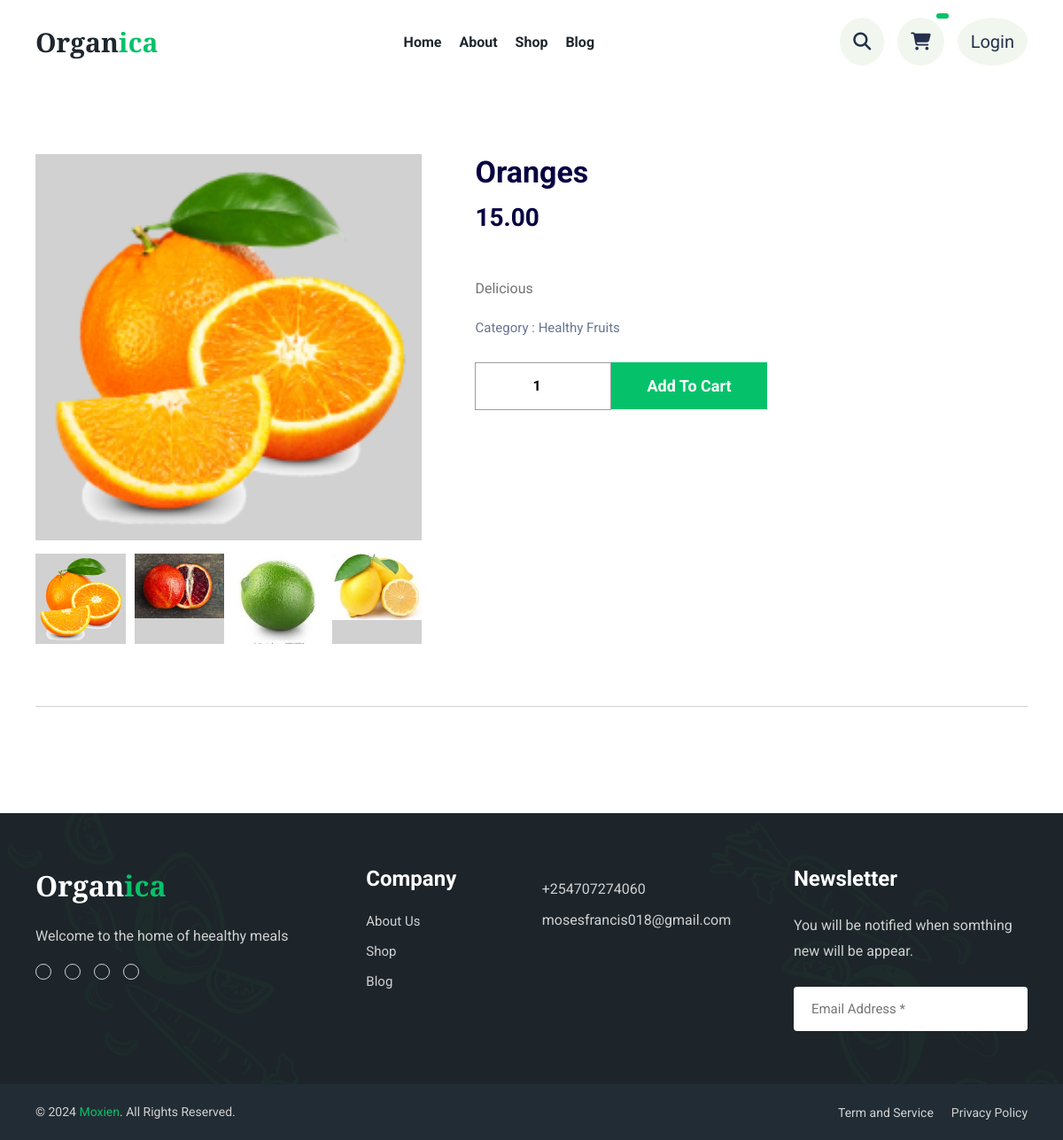
Page /product/10/ on the committed database.
### store/models.py (models this page shows, shortened)
class Product(models.Model):
    name = models.CharField(max_length=100)
    price = MoneyField(max_digits=10, decimal_places=2, default_currency = 'KES', default=0)
    stock = models.IntegerField(default=0)
    image = models.ImageField(upload_to='Product/',default='default.gif')
    description = models.TextField()
    category = models.ForeignKey(Category,on_delete=models.CASCADE)
    on_sale = models.BooleanField(default=False)
    sale_price = MoneyField(max_digits=10, decimal_places=2, default_currency = 'KES', default=0)

class ProductImage(models.Model):
    product = models.ForeignKey(Product, on_delete=models.CASCADE,related_name='images')
    images = models.ImageField(upload_to= 'Product_Detail/images/')
    alt_text = models.CharField(max_length=255, blank=True,null=True)

class Category(models.Model):
    category_name = models.CharField(max_length=100)
    def __str__(self):
        return self.category_name

### store/views.py (the view)
# urls.py: path('product/<int:pk>/',ProductDetail.as_view(),name='product'),
class ProductDetail(DetailView):
    model = Product
    template_name = 'app1/product-details.html'
    context_object_name = 'product'
    def get_context_data(self,**kwargs):
        context = super().get_context_data(**kwargs)
        context['images'] = self.object.images.all()
        return context

### cart/context_processors.py (called while the page is built)
def cart_processor(request):
    cart = request.session.get('cart', {})
    total_items = sum(cart.values())  # Calculate the total number of items in the cart
    return {
        'cart': cart,
        'total_items': total_items,
    }

### templates/app1/product-details.html (shortened to what this page needs)
{% extends 'app1/base.html' %}
{% load static %}
{% block extrastyle %}
<link rel="stylesheet" href="{% static 'assets/css/product-details.css' %}">
{% endblock extrastyle %}
{% block content %}
  <main>
    <article>
      <section class="section product-details">
        <div class="container">
          <div class="wrapper">
            <div class="product-details-img">
              <figure class="product-display">
                <img src="{{ product.image.url }}" width="700" height="700" loading="lazy"
                  alt="{{ product.name }}" class="w-100" data-product-display>
              </figure>
              <ul class="product-thumbnail-list has-scrollbar">
                <li class="product-thumbnail-item">
                  <img src="{{ product.image.url }}" width="700" height="700" loading="lazy"
                    alt="{{ product.name }}" class="w-100" data-product-thumbnail>
                </li>
                {% for image in images %}
                <li class="product-thumbnail-item">
                  <img src="{{ image.images.url }}" width="700" height="700" loading="lazy"
                    alt="{{ image.alt_text }}" class="w-100" data-product-thumbnail>
                </li>
                {% endfor %}
              </ul>
            </div>
            <div class="product-details-content">
              <h3 class="product-title">{{ product.name }}</h3>
              <data class="product-price">
                {% if product.on_sale %}
                  {{ product.sale_price }}
                {% else %}
                  {{ product.price }}
                {% endif %}
              </data>
              <p class="product-text">
                {{ product.description }}
              </p>
              <div class="product-weight-wrapper">
                <p class="product-weight-title">Category : {{product.category}}</p>
              </div>
              <div class="product-qty">
                <input type="number" name="quantity" value="1" min="1" max="{{ product.stock }}" class="product-qty-input" id="quantity-input">
                <button class="btn btn-primary product-qty-btn" value="{{ product.id }}" id="add-cart" data-url="{% url 'cart:cart-add' product.id %}">Add To Cart</button>
              </div>
            </div>
          </div>
        </div>
      </section>
    </article>
  </main>
{% endblock content %}

### static/assets/css/main.css (style rules this page uses)
:root { --charleston-green: hsl(206, 20%, 14%); --battleship-gray: hsl(0, 0%, 53%); --shamrock-green: hsl(152, 95%, 31%); --russian-violet: hsl(245, 97%, 13%); --yellow-orange: hsl(36, 100%, 50%); --green-pigment: hsl(152, 95%, 33%); --roman-silver: hsl(223, 6%, 55%); --sonic-silver: hsl(0, 0%, 45%); --eerie-black: hsl(210, 11%, 15%); --space-cadet: hsl(222, 36%, 22%); --light-gray: hsl(0, 0%, 82%); --mint-cream: hsl(96, 36%, 95%); --gunmetal-1: hsl(207, 21%, 17%); --gunmetal-2: hsl(206, 21%, 15%); --black_90: hsla(0, 0%, 0%, 0.9); --black_50: hsla(0, 0%, 0%, 0.5); --black_25: hsla(0, 0%, 0%, 0.25); --white_50: hsla(0, 0%, 100%, 0.50); --white_25: hsla(0, 0%, 100%, 0.25); --white_10: hsla(0, 0%, 100%, 0.1); --platinum: hsl(0, 0%, 92%); --cultured: hsl(0, 0%, 94%); --emerald: hsl(152, 95%, 39%); --emerald_70: hsla(152, 95%, 39%, 0.7); --white: hsl(0, 0%, 100%); --black: hsl(0, 0%, 0%); --onyx: hsl(0, 0%, 27%); --jet: hsl(0, 0%, 20%); --russian-violet_65: hsla(245, 97%, 13%, 0.65); --rhythm: hsl(220, 17%, 49%); --spanish-gray: hsl(156, 3%, 61%); --ff-playfair-display: 'Playfair Display', serif; --ff-roboto: 'Roboto', sans-serif; --fs-1: 3rem; --fs-2: 2.4rem; --fs-3: 2rem; --fs-4: 1.8rem; --fs-5: 1.7rem; --fs-6: 1.5rem; --fs-7: 1.4rem; --fs-8: 1.3rem; --fs-9: 1rem; --fw-400: 400; --fw-500: 500; --fw-600: 600; --fw-700: 700; --section-padding: 80px; --radius-4: 4px; --radius-6: 6px; --shadow-1: 0 12px 25px -8px hsla(0, 0%, 0%, 0.2); --shadow-2: -12px 0 25px -8px hsla(0, 0%, 0%, 0.2); --shadow-3: 12px 0 25px -8px hsla(0, 0%, 0%, 0.2); --transition-1: 0.05s ease; --transition-2: 0.25s ease; --cubic-in: cubic-bezier(0.51, 0.03, 0.64, 0.28); --cubic-out: cubic-bezier(0.33, 0.85, 0.4, 0.96); }
*, *::before, *::after { margin: 0; padding: 0; box-sizing: border-box; }
li { list-style: none; }
a, img, span, input, label, button, ion-icon { display: block; }
img { height: auto; }
input, button { background: none; border: none; font: inherit; }
input { width: 100%; }
button { cursor: pointer; }
html { font-size: 10px; font-family: var(--ff-roboto); scroll-behavior: smooth; }
body { font-size: 1.6rem; background-color: var(--white); }
.container { padding-inline: 15px; }
.btn { background-color: var(--bg-color, var(--emerald)); color: var(--color, var(--white)); display: flex; align-items: center; gap: 8px; width: max-content; font-size: var(--fs, var(--fs-7)); font-weight: var(--fw, var(--fw-500)); padding: var(--padding, 15px 20px); border-radius: 50px; transition: var(--transition-2); }
.section { padding-block: var(--section-padding); }
.w-100 { width: 100%; }
.has-scrollbar { display: flex; overflow-x: auto; padding-block-end: 30px; margin-block-end: -30px; scroll-snap-type: inline mandatory; }
@media (min-width: 569px) { :root { --fs-1: 3.2rem; } }
@media (min-width: 569px) { .container { max-width: 520px; margin-inline: auto; } }
@media (min-width: 768px) { :root { --fs-1: 3.8rem; } }
@media (min-width: 768px) { .container { max-width: 700px; } }
@media (min-width: 992px) { .container { padding-inline: 40px; max-width: 1020px; } }
@media (min-width: 1200px) { .container { max-width: 1200px; } }

### rows in the picture
Product: image (picture), name "Oranges", sale_price "15.00", description "Delicious", category "Healthy Fruits"
ProductImage: images (picture)
ProductImage: images (picture)
ProductImage: images (picture)
